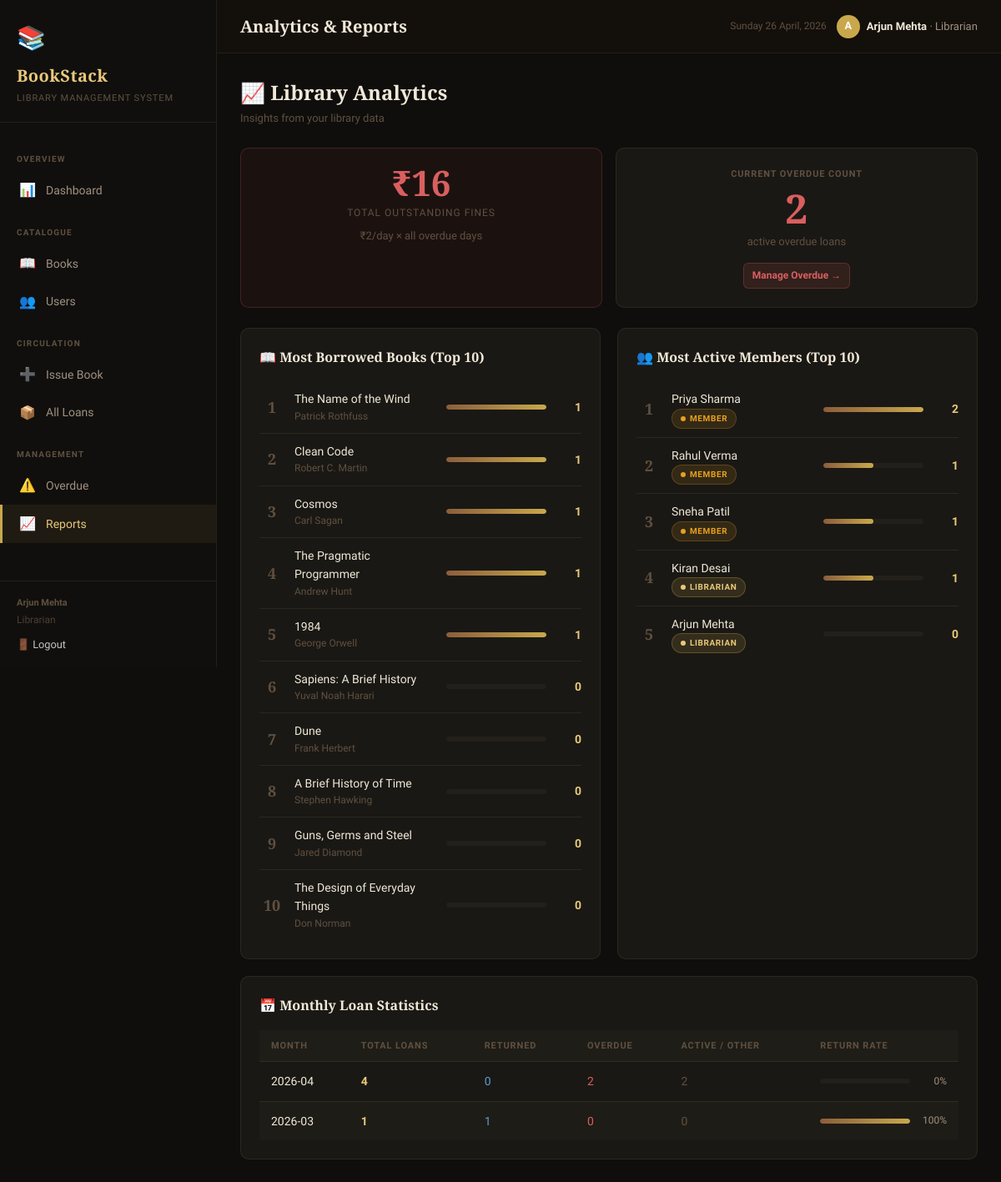
The app's page /reports (signed in) with its own data.
### tables this page shows
CREATE TABLE users (
            user_id       INTEGER PRIMARY KEY AUTOINCREMENT,
            name          TEXT NOT NULL,
            email         TEXT UNIQUE NOT NULL,
            phone         TEXT,
            role          TEXT DEFAULT 'member',
            password      TEXT DEFAULT 'password123',
            joined_date   TEXT DEFAULT (date('now'))
        );

CREATE TABLE books (
            book_id       INTEGER PRIMARY KEY AUTOINCREMENT,
            title         TEXT NOT NULL,
            author        TEXT NOT NULL,
            genre         TEXT,
            isbn          TEXT UNIQUE,
            total_copies  INTEGER DEFAULT 1,
            available_copies INTEGER DEFAULT 1,
            added_date    TEXT DEFAULT (date('now'))
        );

### app.py (the view)
@app.route('/reports')
@librarian_required
def reports():
    db = get_db()
    top_books = db.execute("""
        SELECT b.title, b.author, COUNT(l.loan_id) AS borrow_count
        FROM books b LEFT JOIN loans l ON b.book_id=l.book_id
        GROUP BY b.book_id ORDER BY borrow_count DESC LIMIT 10
    """).fetchall()
    top_users = db.execute("""
        SELECT u.name, u.email, u.role, COUNT(l.loan_id) AS loan_count
        FROM users u LEFT JOIN loans l ON u.user_id=l.user_id
        GROUP BY u.user_id ORDER BY loan_count DESC LIMIT 10
    """).fetchall()
    monthly_stats = db.execute("""
        SELECT strftime('%Y-%m', issue_date) AS month, COUNT(*) AS total,
               SUM(CASE WHEN status='returned' THEN 1 ELSE 0 END) AS returned,
               SUM(CASE WHEN status='overdue' THEN 1 ELSE 0 END) AS overdue_count
        FROM loans
        GROUP BY month ORDER BY month DESC LIMIT 12
    """).fetchall()
    overdue_count = db.execute("SELECT COUNT(*) FROM loans WHERE status='overdue'").fetchone()[0]
    total_fine = db.execute("""
        SELECT COALESCE(SUM(CAST(julianday('now') - julianday(due_date) AS INTEGER) * 2), 0)
        FROM loans WHERE status='overdue'
    """).fetchone()[0]
    return render_template('reports.html',
        top_books=top_books, top_users=top_users,
        monthly_stats=monthly_stats,
        overdue_count=overdue_count, total_fine=total_fine)

### app.py (called while the page is built)
def get_db():
    db = getattr(g, '_database', None)
    if db is None:
        db = g._database = sqlite3.connect(DATABASE)
        db.row_factory = sqlite3.Row
        db.execute("PRAGMA foreign_keys = ON")
    return db

@app.teardown_appcontext
def close_connection(exception):
    db = getattr(g, '_database', None)
    if db is not None:
        db.close()

@app.before_request
def before_request():
    init_db()

def librarian_required(f):
    @wraps(f)
    def decorated(*args, **kwargs):
        if 'user_id' not in session:
            flash('Please log in to continue.', 'error')
            return redirect(url_for('login'))
        if session.get('role') != 'librarian':
            flash('Access denied — librarians only.', 'error')
            return redirect(url_for('index'))
        return f(*args, **kwargs)
    return decorated

### templates/reports.html (shortened to what this page needs)
{% extends "base.html" %}
{% block page_title %}Analytics & Reports{% endblock %}
{% block content %}
<div class="page-header">
  <div>
    <div class="page-header-title">📈 Library Analytics</div>
    <div class="page-header-sub">Insights from your library data</div>
  </div>
</div>
<div class="stat-grid" style="grid-template-columns:repeat(2,1fr);margin-bottom:24px;">
  <div class="fine-card">
    <div class="fine-amount">₹{{ total_fine }}</div>
    <div class="fine-label">Total Outstanding Fines</div>
    <div style="font-size:13px;color:var(--text-3);margin-top:8px;">₹2/day × all overdue days</div>
  </div>
  <div class="card" style="text-align:center;">
    <div class="detail-label" style="margin-bottom:8px;">Current Overdue Count</div>
    <div style="font-family:'Playfair Display',serif;font-size:48px;font-weight:700;color:var(--red);line-height:1;">{{ overdue_count }}</div>
    <div style="font-size:13px;color:var(--text-3);margin-top:6px;">active overdue loan{{ 's' if overdue_count != 1 }}</div>
    <a href="{{ url_for('overdue') }}" class="btn btn-danger btn-sm" style="margin-top:14px;">Manage Overdue →</a>
  </div>
</div>
<div class="grid-2">
  <div class="card">
    <div class="card-title">📖 Most Borrowed Books (Top 10)</div>
    {% set max_borrow = top_books[0].borrow_count if top_books else 1 %}
    <ul class="bar-list">
      {% for book in top_books %}
      <li class="bar-item">
        <div class="bar-rank">{{ loop.index }}</div>
        <div class="bar-info">
          <div class="bar-title">{{ book.title }}</div>
          <div class="bar-sub">{{ book.author }}</div>
        </div>
        <div class="bar-track">
          <div class="bar-fill" style="width:{{ ((book.borrow_count / (max_borrow or 1)) * 100)|int }}%;"></div>
        </div>
        <div class="bar-count">{{ book.borrow_count }}</div>
      </li>
      {% else %}
      <li style="color:var(--text-3);font-size:14px;padding:16px 0;">No data available.</li>
      {% endfor %}
    </ul>
  </div>
  <div class="card">
    <div class="card-title">👥 Most Active Members (Top 10)</div>
    {% set max_loans = top_users[0].loan_count if top_users else 1 %}
    <ul class="bar-list">
      {% for user in top_users %}
      <li class="bar-item">
        <div class="bar-rank">{{ loop.index }}</div>
        <div class="bar-info">
          <div class="bar-title">{{ user.name }}</div>
          <div class="bar-sub"><span class="badge badge-{{ user.role }}" style="font-size:10px;">{{ user.role }}</span></div>
        </div>
        <div class="bar-track">
          <div class="bar-fill" style="width:{{ ((user.loan_count / (max_loans or 1)) * 100)|int }}%;"></div>
        </div>
        <div class="bar-count">{{ user.loan_count }}</div>
      </li>
      {% else %}
      <li style="color:var(--text-3);font-size:14px;padding:16px 0;">No data available.</li>
      {% endfor %}
    </ul>
  </div>
</div>
<div class="card" style="margin-top:20px;">
  <div class="card-title">📅 Monthly Loan Statistics</div>
  <div class="table-wrap">
    <table>
      <thead>
        <tr>
          <th>Month</th>
          <th>Total Loans</th>
          <th>Returned</th>
          <th>Overdue</th>
          <th>Active / Other</th>
          <th>Return Rate</th>
        </tr>
      </thead>
      <tbody>
        {% for row in monthly_stats %}
        {% set active_other = row.total - row.returned - row.overdue_count %}
        <tr>
          <td class="text-main">{{ row.month }}</td>
          <td style="color:var(--accent-2);font-weight:600;">{{ row.total }}</td>
          <td><span style="color:var(--blue);">{{ row.returned }}</span></td>
          <td><span style="color:var(--red);">{{ row.overdue_count }}</span></td>
          <td style="color:var(--text-3);">{{ active_other }}</td>
          <td>
            {% set rate = ((row.returned / row.total) * 100)|int if row.total > 0 else 0 %}
            <div style="display:flex;align-items:center;gap:8px;">
              <div style="flex:1;height:6px;background:var(--bg-input);border-radius:3px;overflow:hidden;min-width:60px;">
                <div style="width:{{ rate }}%;height:100%;background:linear-gradient(90deg,var(--accent-3),var(--accent));border-radius:3px;"></div>
              </div>
              <span style="font-size:12px;color:var(--text-2);width:36px;text-align:right;">{{ rate }}%</span>
            </div>
          </td>
        </tr>
        {% else %}
        <tr>
          <td colspan="6" class="empty-state">
            <span class="empty-icon">📊</span>No loan data available.
          </td>
        </tr>
        {% endfor %}
      </tbody>
    </table>
  </div>
</div>
{% endblock %}

### templates/base.html (shortened to what this page needs)
<!DOCTYPE html>
<html lang="en">
<head>
  <link rel="stylesheet" href="{{ url_for('static', filename='style.css') }}">
</head>
<body>
<aside class="sidebar">
  <div class="sidebar-brand">
    <span class="brand-icon">📚</span>
    <span class="brand-title">BookStack</span>
    <span class="brand-sub">Library Management System</span>
  </div>
  <nav class="sidebar-nav">
    <div class="nav-section-label">Overview</div>
    <a href="{{ url_for('index') }}" class="nav-link {% if request.endpoint == 'index' %}active{% endif %}">
      <span class="nav-icon">📊</span><span>Dashboard</span>
    </a>
    <div class="nav-section-label">Catalogue</div>
    <a href="{{ url_for('books') }}" class="nav-link {% if request.endpoint == 'books' %}active{% endif %}">
      <span class="nav-icon">📖</span><span>Books</span>
    </a>
    {% if session.get('role') == 'librarian' %}
    <a href="{{ url_for('users') }}" class="nav-link {% if request.endpoint in ('users','user_detail') %}active{% endif %}">
      <span class="nav-icon">👥</span><span>Users</span>
    </a>
    {% endif %}
    <div class="nav-section-label">Circulation</div>
    {% if session.get('role') == 'librarian' %}
    <a href="{{ url_for('issue') }}" class="nav-link {% if request.endpoint == 'issue' %}active{% endif %}">
      <span class="nav-icon">➕</span><span>Issue Book</span>
    </a>
    {% endif %}
    <a href="{{ url_for('loans') }}" class="nav-link {% if request.endpoint in ('loans','loan_detail') %}active{% endif %}">
      <span class="nav-icon">📦</span><span>{% if session.get('role') == 'librarian' %}All Loans{% else %}My Loans{% endif %}</span>
    </a>
    {% if session.get('role') == 'librarian' %}
    <div class="nav-section-label">Management</div>
    <a href="{{ url_for('overdue') }}" class="nav-link {% if request.endpoint == 'overdue' %}active{% endif %}">
      <span class="nav-icon">⚠️</span><span>Overdue</span>
    </a>
    <a href="{{ url_for('reports') }}" class="nav-link {% if request.endpoint == 'reports' %}active{% endif %}">
      <span class="nav-icon">📈</span><span>Reports</span>
    </a>
    {% endif %}
  </nav>
  <div class="sidebar-footer">
    {% if session.get('name') %}
      <div style="margin-bottom:.4rem;">
        <strong>{{ session.name }}</strong><br>
        <span style="font-size:.75rem;opacity:.75;">{{ session.role | capitalize }}</span>
      </div>
      <a href="{{ url_for('logout') }}" style="color:#fff;opacity:.75;font-size:.8rem;text-decoration:none;">🚪 Logout</a>
    {% else %}
      DBMS Project · 2026<br>BookStack v1.0
    {% endif %}
  </div>
</aside>
<div class="main-wrapper">
  <header class="topbar">
    <div class="topbar-title">{% block page_title %}Dashboard{% endblock %}</div>
    <div style="display:flex;align-items:center;gap:12px;">
      <div class="topbar-date" id="topbar-date"></div>
      {% if session.get('name') %}
      <div style="display:flex;align-items:center;gap:8px;font-size:.82rem;color:var(--text-2);">
        <span style="background:var(--accent);color:#fff;border-radius:50%;width:28px;height:28px;display:flex;align-items:center;justify-content:center;font-weight:700;font-size:.8rem;">{{ session.name[0] }}</span>
        <span><strong style="color:var(--text);">{{ session.name }}</strong> &middot; {{ session.role | capitalize }}</span>
      </div>
      {% endif %}
    </div>
  </header>
  <main class="content">
    {% block content %}{% endblock %}
  </main>
</div>
</body>
</html>

### records on screen
users: name "Arjun Mehta", role "LIBRARIAN", loan_count "0"
books: title "The Name of the Wind", author "Patrick Rothfuss", {{ ((book.borrow_count / (max_borrow or 1)) * 100)|int }} 100 (drawn), borrow_count "1"
books: title "Clean Code", author "Robert C. Martin", {{ ((book.borrow_count / (max_borrow or 1)) * 100)|int }} 100 (drawn), borrow_count "1"
books: title "Cosmos", author "Carl Sagan", {{ ((book.borrow_count / (max_borrow or 1)) * 100)|int }} 100 (drawn), borrow_count "1"
books: title "The Pragmatic Programmer", author "Andrew Hunt", {{ ((book.borrow_count / (max_borrow or 1)) * 100)|int }} 100 (drawn), borrow_count "1"
books: title "1984", author "George Orwell", {{ ((book.borrow_count / (max_borrow or 1)) * 100)|int }} 100 (drawn), borrow_count "1"
books: title "Sapiens: A Brief History", author "Yuval Noah Harari", borrow_count "0"
books: title "Dune", author "Frank Herbert", borrow_count "0"
books: title "A Brief History of Time", author "Stephen Hawking", borrow_count "0"
books: title "Guns, Germs and Steel", author "Jared Diamond", borrow_count "0"
books: title "The Design of Everyday Things", author "Don Norman", borrow_count "0"
users: name "Priya Sharma", role "MEMBER", {{ ((user.loan_count / (max_loans or 1)) * 100)|int }} 100 (drawn), loan_count "2"
users: name "Rahul Verma", role "MEMBER", {{ ((user.loan_count / (max_loans or 1)) * 100)|int }} 50 (drawn), loan_count "1"
users: name "Sneha Patil", role "MEMBER", {{ ((user.loan_count / (max_loans or 1)) * 100)|int }} 50 (drawn), loan_count "1"
users: name "Kiran Desai", role "LIBRARIAN", {{ ((user.loan_count / (max_loans or 1)) * 100)|int }} 50 (drawn), loan_count "1"

### other values on screen
{{ session.role | capitalize }} "Librarian"
{{ session.name[0] }} "A"
{{ total_fine }} "16"
{{ overdue_count }} "2"
{{ 's' if overdue_count != 1 }} "s"
{{ row.month }} "2026-04" "2026-03"
{{ row.total }} "4" "1"
{{ row.returned }} "0" "1"
{{ row.overdue_count }} "2" "0"
{{ active_other }} "2" "0"
{{ rate }} "0" "100"
